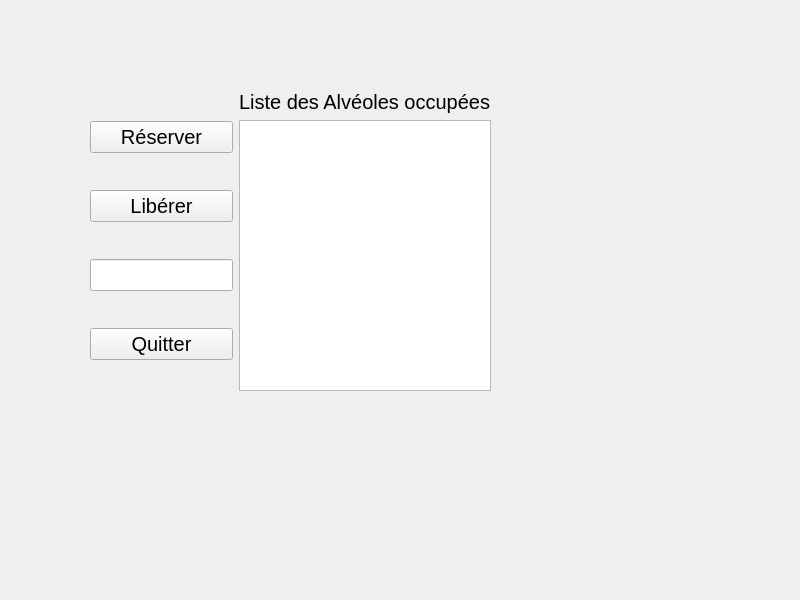
<?xml version="1.0" encoding="UTF-8"?>
<ui version="4.0">
 <class>TestdesAlveolesLibres</class>
 <widget class="QWidget" name="TestdesAlveolesLibres">
  <property name="geometry">
   <rect>
    <x>0</x>
    <y>0</y>
    <width>800</width>
    <height>600</height>
   </rect>
  </property>
  <property name="font">
   <font>
    <pointsize>15</pointsize>
   </font>
  </property>
  <property name="windowTitle">
   <string>AlveolesLibres</string>
  </property>
  <widget class="QWidget" name="layoutWidget">
   <property name="geometry">
    <rect>
     <x>90</x>
     <y>90</y>
     <width>401</width>
     <height>301</height>
    </rect>
   </property>
   <layout class="QHBoxLayout" name="horizontalLayout">
    <item>
     <layout class="QVBoxLayout" name="verticalLayout">
      <item>
       <widget class="QPushButton" name="pushButtonReserver">
        <property name="text">
         <string>Réserver</string>
        </property>
       </widget>
      </item>
      <item>
       <widget class="QPushButton" name="pushButtonLiberer">
        <property name="text">
         <string>Libérer</string>
        </property>
       </widget>
      </item>
      <item>
       <widget class="QLineEdit" name="lineEditLiberer">
        <property name="readOnly">
         <bool>true</bool>
        </property>
       </widget>
      </item>
      <item>
       <widget class="QPushButton" name="pushButton">
        <property name="text">
         <string>Quitter</string>
        </property>
       </widget>
      </item>
     </layout>
    </item>
    <item>
     <layout class="QVBoxLayout" name="verticalLayout_2">
      <item>
       <widget class="QLabel" name="label">
        <property name="text">
         <string>Liste des Alvéoles occupées</string>
        </property>
       </widget>
      </item>
      <item>
       <widget class="QListWidget" name="listWidget"/>
      </item>
     </layout>
    </item>
   </layout>
  </widget>
 </widget>
 <resources/>
 <connections>
  <connection>
   <sender>pushButton</sender>
   <signal>clicked()</signal>
   <receiver>TestdesAlveolesLibres</receiver>
   <slot>close()</slot>
   <hints>
    <hint type="sourcelabel">
     <x>165</x>
     <y>346</y>
    </hint>
    <hint type="destinationlabel">
     <x>212</x>
     <y>425</y>
    </hint>
   </hints>
  </connection>
 </connections>
</ui>
